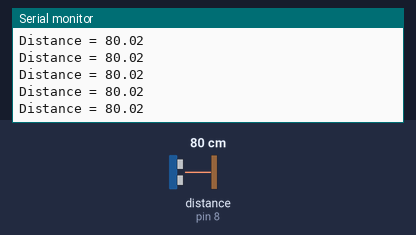
Bench run of a sketch on a simulated Arduino Uno, built with avr-gcc and run on an emulated ATmega328P. Shown: the last lines printed to the serial monitor. Wiring (inferred from the names in the program): ultrasonic range finder: trigger pin 7; echo pin 8. Inputs (shaded band) come from the test bench; at power-on: distance to the obstacle (sensor on pin 8) 80 cm. The echo pulse lasts 58.3 µs per cm.

Above: at 1.2 s.
1.3 s: distance to the obstacle (sensor on pin 8) set to 120 cm
At 1.49 s:
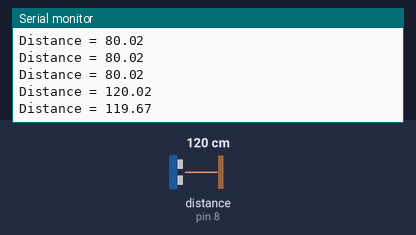
4.3 s: distance to the obstacle (sensor on pin 8) set to 2 cm
At 4.3 s:
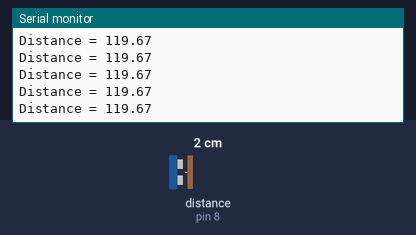
5.8 s: distance to the obstacle (sensor on pin 8) set to 299 cm
At 5.83 s:
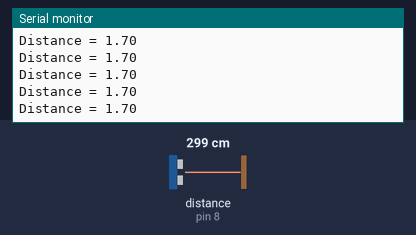
Timing chart, 0 to 8.8 s (numbered marks = the images above; inputs shaded):
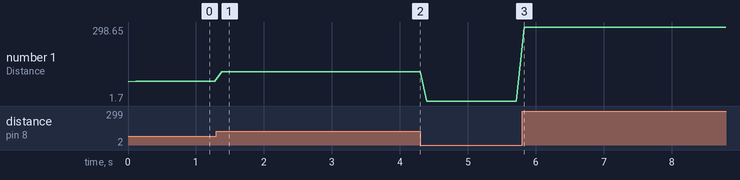

Measured:
- after the input at 1.3 s, the serial monitor: prints a new line after 0.08 s (image 1)
- plotted number 1: 80.02 → 119.67 after the input at 1.3 s, 119.67 → 1.7 after the input at 4.3 s, 1.7 → 298.65 after the input at 5.8 s

The sketch:

get_distance.ino
```cpp
int trigpin=7;
int echopin=8;
double distance;
double duration;


void setup() {
  // put your setup code here, to run once:
Serial.begin(9600);
pinMode(trigpin,OUTPUT);
pinMode(echopin,INPUT);
}

void loop() {
  // put your main code here, to run repeatedly:
digitalWrite(trigpin,LOW);
delayMicroseconds(2);
digitalWrite(trigpin,HIGH);
delayMicroseconds(10);
digitalWrite(trigpin,LOW);
duration=pulseIn(echopin,HIGH);
distance=(duration*0.0343)/2;
Serial.print("Distance = ");
Serial.println(distance);
delay(100);

}
```
